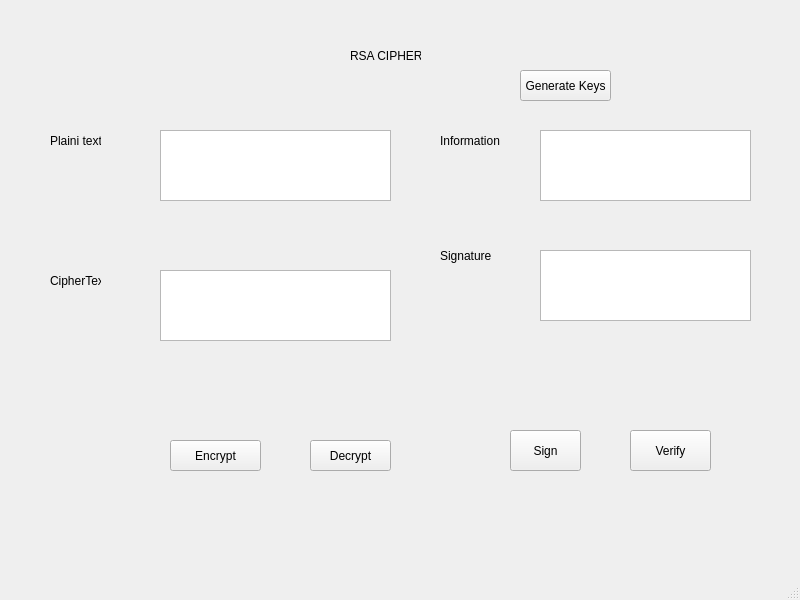
<?xml version="1.0" encoding="UTF-8"?>
<ui version="4.0">
 <class>MainWindow</class>
 <widget class="QMainWindow" name="MainWindow">
  <property name="geometry">
   <rect>
    <x>0</x>
    <y>0</y>
    <width>800</width>
    <height>600</height>
   </rect>
  </property>
  <property name="windowTitle">
   <string>MainWindow</string>
  </property>
  <widget class="QWidget" name="centralwidget">
   <widget class="QToolButton" name="btn_gen_keys">
    <property name="geometry">
     <rect>
      <x>520</x>
      <y>70</y>
      <width>91</width>
      <height>31</height>
     </rect>
    </property>
    <property name="text">
     <string>Generate Keys</string>
    </property>
   </widget>
   <widget class="QToolButton" name="btn_encrypt">
    <property name="geometry">
     <rect>
      <x>170</x>
      <y>440</y>
      <width>91</width>
      <height>31</height>
     </rect>
    </property>
    <property name="text">
     <string>Encrypt</string>
    </property>
   </widget>
   <widget class="QToolButton" name="btn_decrypt">
    <property name="geometry">
     <rect>
      <x>310</x>
      <y>440</y>
      <width>81</width>
      <height>31</height>
     </rect>
    </property>
    <property name="text">
     <string>Decrypt</string>
    </property>
   </widget>
   <widget class="QToolButton" name="btn_sign">
    <property name="geometry">
     <rect>
      <x>510</x>
      <y>430</y>
      <width>71</width>
      <height>41</height>
     </rect>
    </property>
    <property name="text">
     <string>Sign</string>
    </property>
   </widget>
   <widget class="QToolButton" name="btn_verify">
    <property name="geometry">
     <rect>
      <x>630</x>
      <y>430</y>
      <width>81</width>
      <height>41</height>
     </rect>
    </property>
    <property name="text">
     <string>Verify</string>
    </property>
   </widget>
   <widget class="QLabel" name="label">
    <property name="geometry">
     <rect>
      <x>350</x>
      <y>40</y>
      <width>71</width>
      <height>31</height>
     </rect>
    </property>
    <property name="text">
     <string>RSA CIPHER</string>
    </property>
   </widget>
   <widget class="QLabel" name="label_2">
    <property name="geometry">
     <rect>
      <x>50</x>
      <y>120</y>
      <width>51</width>
      <height>41</height>
     </rect>
    </property>
    <property name="text">
     <string>Plaini text:</string>
    </property>
   </widget>
   <widget class="QLabel" name="label_3">
    <property name="geometry">
     <rect>
      <x>50</x>
      <y>260</y>
      <width>51</width>
      <height>41</height>
     </rect>
    </property>
    <property name="text">
     <string>CipherText:</string>
    </property>
   </widget>
   <widget class="QLabel" name="label_4">
    <property name="geometry">
     <rect>
      <x>440</x>
      <y>120</y>
      <width>61</width>
      <height>41</height>
     </rect>
    </property>
    <property name="text">
     <string>Information</string>
    </property>
   </widget>
   <widget class="QLabel" name="label_5">
    <property name="geometry">
     <rect>
      <x>440</x>
      <y>240</y>
      <width>61</width>
      <height>31</height>
     </rect>
    </property>
    <property name="text">
     <string>Signature</string>
    </property>
   </widget>
   <widget class="QTextEdit" name="txt_plain_text">
    <property name="geometry">
     <rect>
      <x>160</x>
      <y>130</y>
      <width>231</width>
      <height>71</height>
     </rect>
    </property>
   </widget>
   <widget class="QTextEdit" name="txt_cipher_text">
    <property name="geometry">
     <rect>
      <x>160</x>
      <y>270</y>
      <width>231</width>
      <height>71</height>
     </rect>
    </property>
   </widget>
   <widget class="QTextEdit" name="txt_info">
    <property name="geometry">
     <rect>
      <x>540</x>
      <y>130</y>
      <width>211</width>
      <height>71</height>
     </rect>
    </property>
   </widget>
   <widget class="QTextEdit" name="txt_sign">
    <property name="geometry">
     <rect>
      <x>540</x>
      <y>250</y>
      <width>211</width>
      <height>71</height>
     </rect>
    </property>
   </widget>
  </widget>
  <widget class="QMenuBar" name="menubar">
   <property name="geometry">
    <rect>
     <x>0</x>
     <y>0</y>
     <width>800</width>
     <height>21</height>
    </rect>
   </property>
  </widget>
  <widget class="QStatusBar" name="statusbar"/>
 </widget>
 <resources/>
 <connections/>
</ui>
